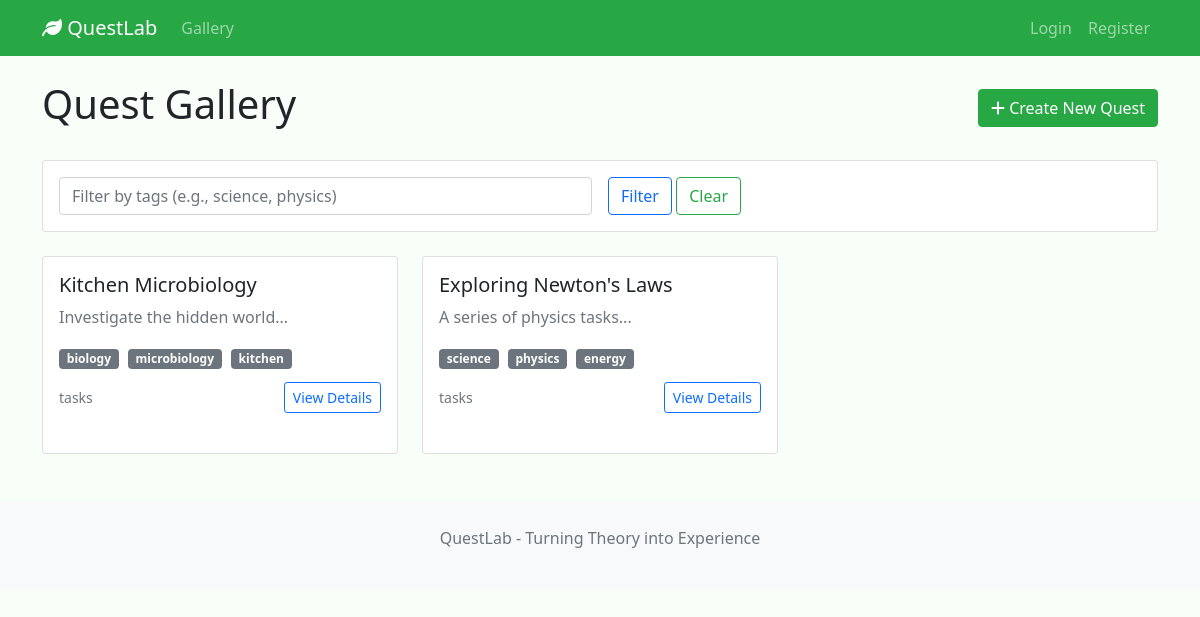
Before: / with the older database file.
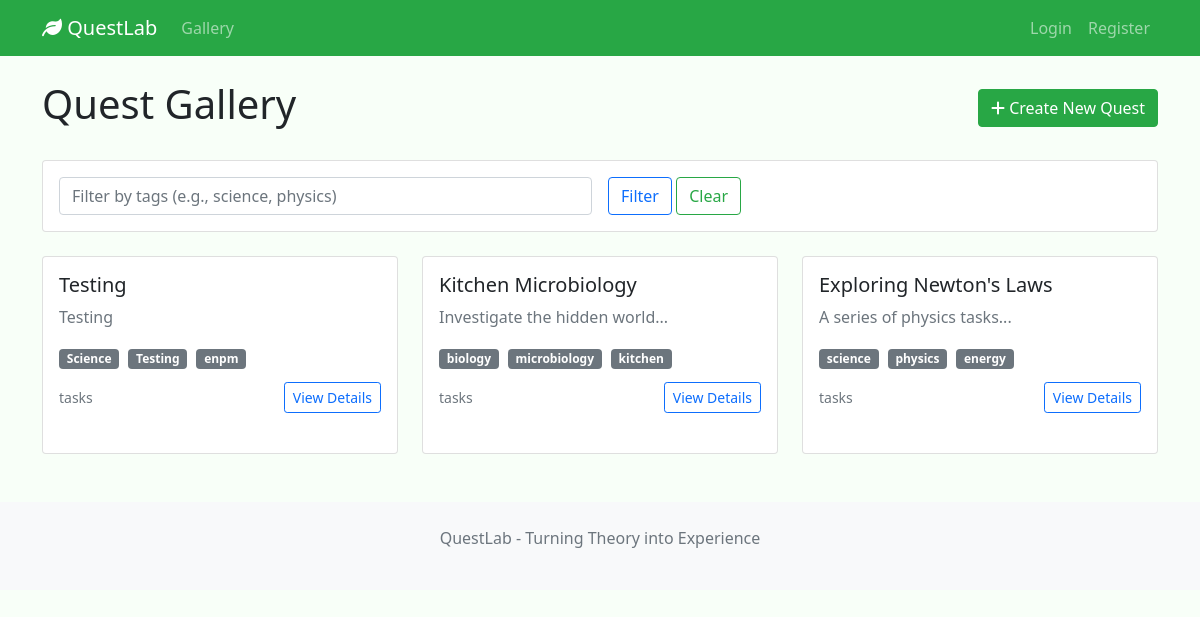
After: the same page with the newer database file.
### app/models/quest.py (models this page shows, shortened)
class Quest(db.Model):
    __tablename__ = 'quests'
    id = db.Column(db.String(36), primary_key=True, default=generate_uuid)
    title = db.Column(db.String(200), nullable=False)
    description = db.Column(db.Text)
    tags = db.Column(db.Text)
    created_at = db.Column(db.DateTime, default=datetime.utcnow)
    published = db.Column(db.Boolean, default=False)
    tasks = db.relationship('Task', backref='quest', lazy='dynamic',
                          cascade='all, delete-orphan', order_by='Task.task_order')
    def _tags_to_list(self):
        import json
        if not self.tags:
            return []
        try:
            return json.loads(self.tags)
        except Exception:
            return [t.strip() for t in str(self.tags).split(',') if t.strip()]
    @property
    def tags_list(self):
        return self._tags_to_list()

### app/routes/quest_routes.py (the view)
@quest_bp.route('/')
def gallery():
    tags_filter = sanitize_input(request.args.get('tags', ''))
    filters = {'tags': tags_filter} if tags_filter else None
    quests = QuestService.get_published_quests(filters)
    return render_template('gallery.html', quests=quests)

### app/services/quest_service.py (called while the page is built, shortened)
    @staticmethod
    def get_published_quests(filters=None):
        query = Quest.query.filter_by(published=True)
        quests = query.order_by(Quest.created_at.desc()).all()
        return quests

### app/utils/security.py (called while the page is built)
def sanitize_input(text, max_length: int = 5000):
    if text is None:
        return ''
    text = re.sub(r'[<>]', '', str(text))
    cleaned = text.strip()
    if max_length and max_length > 0:
        return cleaned[:max_length]
    return cleaned

### app/templates/gallery.html (shortened to what this page needs)
{% extends "base.html" %} {% block content %}
<div class="row">
  <div class="col-12">
    <div class="d-flex justify-content-between align-items-center mb-4">
      <h1>Quest Gallery</h1>
      <a href="{{ url_for('quest.create_quest') }}" class="btn btn-primary">
        <i class="fas fa-plus"></i> Create New Quest
      </a>
    </div>
    <div class="card mb-4">
      <div class="card-body">
        <form method="get" class="row g-3">
          <div class="col-md-6">
            <input
              type="text"
              name="tags"
              class="form-control"
              placeholder="Filter by tags (e.g., science, physics)"
              value="{{ request.args.get('tags', '') }}"
            />
          </div>
          <div class="col-md-6">
            <button type="submit" class="btn btn-outline-primary">
              Filter
            </button>
            <a
              href="{{ url_for('quest.gallery') }}"
              class="btn btn-outline-secondary"
              >Clear</a
            >
          </div>
        </form>
      </div>
    </div>
    {% if quests %}
    <div class="row">
      {% for quest in quests %}
      <div class="col-md-6 col-lg-4">
        <div class="card quest-card h-100">
          <div class="card-body">
            <h5 class="card-title">{{ quest.title }}</h5>
            <p class="card-text text-muted">
              {{ quest.description[:100] }}
            </p>
            {% set tag_list = quest.tags_list if quest.tags_list is not none else [] %}
            {% if tag_list %}
            <div class="mb-2">
              {% for tag in tag_list %}
              <span class="badge bg-secondary tag-badge">{{ tag }}</span>
              {% endfor %}
            </div>
            {% endif %}
            <div class="d-flex justify-content-between align-items-center">
              <small class="text-muted">{{ quest.task_count }} tasks</small>
              <a
                href="{{ url_for('quest.quest_detail', quest_id=quest.id) }}"
                class="btn btn-sm btn-outline-primary"
                >View Details</a
              >
            </div>
          </div>
        </div>
      </div>
      {% endfor %}
    </div>
    {% endif %}
  </div>
</div>
{% endblock %}

Changed rows visible on the page:
added Quest: title "Testing", description "Testing", tag_list "Science" "Testing" "enpm"
